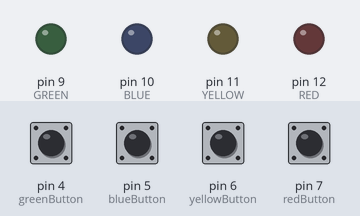
This sketch was run on a simulated Arduino Uno, built with avr-gcc and run on an emulated ATmega328P. Shown: output pins drawn as LEDs (lit = HIGH). Inputs (shaded band) come from the test bench; at power-on: pin 4 (greenButton), pin 5 (blueButton), pin 6 (yellowButton), pin 7 (redButton) LOW. Random numbers use the default seed unless the sketch sets one.

Above: at 2.8 s.
2.9 s: pin 4 (greenButton) pulled HIGH for 0.15 s
At 3.6 s:
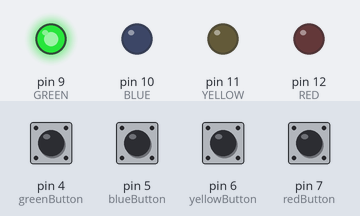
At 5.8 s:
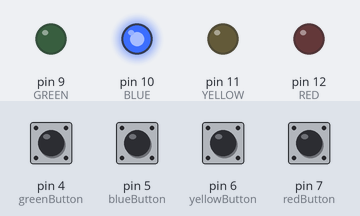
Timing chart, 0 to 7.6 s (numbered marks = the images above; inputs shaded):
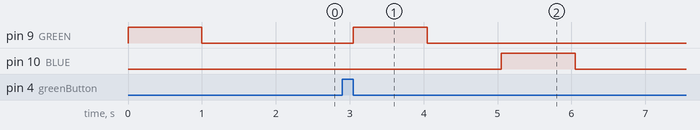

The sketch:

simon_game.ino
```cpp
/* Author: Eric Petersen
 * Lab 8, L1M
 *
 * Purpose: Plays the Simon game with the user.
 *
 * 		Rules: The 4 main LEDs light up in sequence,
 *		and the user presses buttons in the order that
 *      the LEDs flashed. If the user gets the sequence
 *		correct, then the sequence gets longer up to a
 *		maximum size. If the user gets the sequence right
 *		at the maximum size, then the top right green LED
 *		flashes and the user wins, and a new game is started.
 *		If at any point the user gets the sequence wrong, the
 *		top left red LED flashes and a new game is started.
 *
 *
*/

#define SEQUENCE_SIZE 5 //max LED sequence length
#define numberLEDs 4
#define SECOND 1000

//define light pins
int const RED = 12;
int const YELLOW = 11;
int const BLUE = 10;
int const GREEN = 9;

int const winLight = 8;
int const loseLight = 13;

//define button pins
int const redButton = 7;
int const yellowButton = 6;
int const blueButton = 5;
int const greenButton = 4;

//create a random sequence of numbers (later translated into buttons and LEDs)
void createSequence(int sequence[]) {

    for (int index = 0; index < SEQUENCE_SIZE; index++) {
        sequence[index] = random(0, numberLEDs);
    }

}

//convert number sequence into LED pins and button pins
void outputSequences(int LEDSequence[], int buttonSequence[], int sequence[]) {

    for (int index = 0; index < SEQUENCE_SIZE; index++) {

        if (sequence[index] == 0) {
            LEDSequence[index] = GREEN;
            buttonSequence[index] = greenButton;
        }
        else if (sequence[index] == 1) {
            LEDSequence[index] = RED;
            buttonSequence[index] = redButton;
        }
        else if (sequence[index] == 2) {
            LEDSequence[index] = YELLOW;
            buttonSequence[index] = yellowButton;
        }
        else if (sequence[index] == 3) {
            LEDSequence[index] = BLUE;
            buttonSequence[index] = blueButton;
        }

    }

}

//flash "winning" green light 3 times
void win() {

    for (int i = 0; i < 3; i++) {

        digitalWrite(winLight, HIGH);
        delay(SECOND);
        digitalWrite(winLight, LOW);
        delay(SECOND);

    }

    delay(SECOND);

}

//flash "losing" red light 3 times
void loss() {

    for (int i = 0; i < 3; i++) {

        digitalWrite(loseLight, HIGH);
        delay(SECOND);
        digitalWrite(loseLight, LOW);
        delay(SECOND);

    }

    delay(SECOND);

}

//reset the "user input" sequence, which stores the pins of the buttons pressed by the user
void initUserInput(int userInput[]) {

    for (int i = 0; i < SEQUENCE_SIZE; i++) {
        userInput[i] = -1;
    }

}

//function to reset the user input, create a new sequence, and translate that new sequence into pins
void reset(int userInput[], int sequence[], int LEDSequence[], int buttonSequence[]) {

    initUserInput(userInput);
    createSequence(sequence);
    outputSequences(LEDSequence, buttonSequence, sequence);

}

//function to check if a button has been pressed or not
void checkButton(int button, int arrayIndex, int loopIndex, int buttonStatus[], int userInput[]) {

    //if a button is being pressed and it was off previously, it is now on (button status "1")
    if (digitalRead(button) == HIGH && buttonStatus[arrayIndex] == 0) {

        buttonStatus[arrayIndex] = 1;

    } //if a button is not being pressed and it was on previously, it is now off (button status "0")
      //the user input is stored as the button that was released
    else if (digitalRead(button) == LOW && buttonStatus[arrayIndex] == 1) {

        userInput[loopIndex] = button;
        buttonStatus[arrayIndex] = 0;

    }

}

void setup()
{
    //set the random seed
    randomSeed(analogRead(0));

    //initialize pins
    pinMode(GREEN, OUTPUT);
    pinMode(RED, OUTPUT);
    pinMode(YELLOW, OUTPUT);
    pinMode(BLUE, OUTPUT);

    pinMode(greenButton, INPUT);
    pinMode(redButton, INPUT);
    pinMode(yellowButton, INPUT);
    pinMode(blueButton, INPUT);

}

void loop() {

    static int correct = -1;
    /* tracks if entered sequence is correct,
    -1 for no answer yet, 0 for wrong, 1 for correct*/

    static int gameStage = 1; //keeps track of game "level"

    int gameState = 0;
    // 0 for displaying light, 1 for user input, 2 for wins/losses

    int sequence[SEQUENCE_SIZE];
    // sequence of random numbers from 0 to numberLEDs - 1

    int LEDSequence[SEQUENCE_SIZE];
    // sequence[] converted to LED pins

    int buttonSequence[SEQUENCE_SIZE];
    // sequence[] converted to buttons

    int userInput[SEQUENCE_SIZE];
    // stores user's button inputs

    static int buttonStatus[numberLEDs] = { 0 };
    // to keep track of pushbutton states

    /* generate sequences at start of game or when a game is won/lost,
    and reset buttons and game Stage */

    if ((correct == 1 && gameStage > SEQUENCE_SIZE) || correct != 1) {

        reset(userInput, sequence, LEDSequence, buttonSequence);
        gameStage = 1;
        for (int i = 0; i < numberLEDs; i++) {
            buttonStatus[i] = 0;
        }

    }

    //after every run of the loop, reset the answer variable
    correct = -1;

    if (gameState == 0) {

        //display LED sequence
        for (int i = 0; i < gameStage; i++) {

            digitalWrite(LEDSequence[i], HIGH);
            delay(SECOND);
            digitalWrite(LEDSequence[i], LOW);
            delay(SECOND);

        }

        gameState = 1;

    }

    if (gameState == 1) {

        int index = 0;

        //check if each button has been pressed
        while (index < gameStage) {

            checkButton(greenButton, 0, index, buttonStatus, userInput);
            checkButton(redButton, 1, index, buttonStatus, userInput);
            checkButton(yellowButton, 2, index, buttonStatus, userInput);
            checkButton(blueButton, 3, index, buttonStatus, userInput);

            //if the user pressed a button, then wait for next input
            if (userInput[index] != -1) {
                index++;
            }

        }

        gameState = 2;

    }

    if (gameState == 2) {

        //check if any of the inputs are wrong
        for (int i = 0; i < gameStage; i++) {

            if (userInput[i] != buttonSequence[i]) {

                correct = 0;

            }

        }

        /*if none of the inputs are wrong and the correct variable
        hasn't been updated, then the input is right*/
        if (correct == -1) {

            correct = 1;

        }

        if (correct == 1 && gameStage == SEQUENCE_SIZE) {

            win();
            gameStage++;

        }
        else if (correct == 1 && gameStage < SEQUENCE_SIZE) {

            gameStage++;
            initUserInput(userInput);
            for (int i = 0; i < numberLEDs; i++) {
                buttonStatus[i] = 0;
            }

        }
        else {

            loss();

        }

    }

}
```

Measured:
- after the input at 2.9 s, pin 9 (GREEN): LOW → HIGH after 0.15 s, → LOW 1.0 s later; pin 10 (BLUE): LOW → HIGH after 2.2 s, → LOW 1.0 s later
